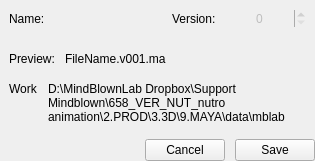
<?xml version="1.0" encoding="UTF-8"?>
<ui version="4.0">
 <class>main_container</class>
 <widget class="QWidget" name="main_container">
  <property name="geometry">
   <rect>
    <x>0</x>
    <y>0</y>
    <width>315</width>
    <height>158</height>
   </rect>
  </property>
  <property name="windowTitle">
   <string>MBLab Manager</string>
  </property>
  <layout class="QVBoxLayout" name="main_container_layout">
   <property name="spacing">
    <number>5</number>
   </property>
   <property name="leftMargin">
    <number>0</number>
   </property>
   <property name="topMargin">
    <number>0</number>
   </property>
   <property name="rightMargin">
    <number>0</number>
   </property>
   <property name="bottomMargin">
    <number>0</number>
   </property>
   <item>
    <widget class="QWidget" name="name_widget" native="true">
     <property name="sizePolicy">
      <sizepolicy hsizetype="Preferred" vsizetype="Fixed">
       <horstretch>0</horstretch>
       <verstretch>0</verstretch>
      </sizepolicy>
     </property>
     <layout class="QHBoxLayout" name="horizontalLayout">
      <property name="spacing">
       <number>10</number>
      </property>
      <item>
       <widget class="QLabel" name="label">
        <property name="text">
         <string>Name:</string>
        </property>
       </widget>
      </item>
      <item>
       <widget class="QLineEdit" name="asset_name">
        <property name="enabled">
         <bool>false</bool>
        </property>
        <property name="sizePolicy">
         <sizepolicy hsizetype="Expanding" vsizetype="Fixed">
          <horstretch>0</horstretch>
          <verstretch>0</verstretch>
         </sizepolicy>
        </property>
        <property name="frame">
         <bool>false</bool>
        </property>
       </widget>
      </item>
      <item>
       <widget class="QLabel" name="label_2">
        <property name="sizePolicy">
         <sizepolicy hsizetype="Preferred" vsizetype="Fixed">
          <horstretch>0</horstretch>
          <verstretch>0</verstretch>
         </sizepolicy>
        </property>
        <property name="text">
         <string>Version:</string>
        </property>
       </widget>
      </item>
      <item>
       <widget class="QSpinBox" name="asset_version">
        <property name="enabled">
         <bool>false</bool>
        </property>
        <property name="sizePolicy">
         <sizepolicy hsizetype="Fixed" vsizetype="Fixed">
          <horstretch>0</horstretch>
          <verstretch>0</verstretch>
         </sizepolicy>
        </property>
        <property name="minimumSize">
         <size>
          <width>80</width>
          <height>0</height>
         </size>
        </property>
        <property name="frame">
         <bool>false</bool>
        </property>
        <property name="alignment">
         <set>Qt::AlignCenter</set>
        </property>
       </widget>
      </item>
     </layout>
    </widget>
   </item>
   <item>
    <widget class="QWidget" name="preview_widget" native="true">
     <property name="sizePolicy">
      <sizepolicy hsizetype="Preferred" vsizetype="Fixed">
       <horstretch>0</horstretch>
       <verstretch>0</verstretch>
      </sizepolicy>
     </property>
     <layout class="QHBoxLayout" name="horizontalLayout_3">
      <property name="spacing">
       <number>10</number>
      </property>
      <property name="bottomMargin">
       <number>1</number>
      </property>
      <item>
       <widget class="QLabel" name="label_3">
        <property name="sizePolicy">
         <sizepolicy hsizetype="Preferred" vsizetype="Fixed">
          <horstretch>0</horstretch>
          <verstretch>0</verstretch>
         </sizepolicy>
        </property>
        <property name="text">
         <string>Preview:</string>
        </property>
       </widget>
      </item>
      <item>
       <widget class="QLabel" name="asset_preview">
        <property name="sizePolicy">
         <sizepolicy hsizetype="Expanding" vsizetype="Fixed">
          <horstretch>0</horstretch>
          <verstretch>0</verstretch>
         </sizepolicy>
        </property>
        <property name="text">
         <string>FileName.v001.ma</string>
        </property>
       </widget>
      </item>
     </layout>
    </widget>
   </item>
   <item>
    <widget class="QWidget" name="work_widget" native="true">
     <property name="sizePolicy">
      <sizepolicy hsizetype="Preferred" vsizetype="Fixed">
       <horstretch>0</horstretch>
       <verstretch>0</verstretch>
      </sizepolicy>
     </property>
     <layout class="QHBoxLayout" name="horizontalLayout_4">
      <property name="spacing">
       <number>10</number>
      </property>
      <property name="topMargin">
       <number>10</number>
      </property>
      <property name="rightMargin">
       <number>1</number>
      </property>
      <property name="bottomMargin">
       <number>10</number>
      </property>
      <item>
       <widget class="QLabel" name="label_4">
        <property name="text">
         <string>Work</string>
        </property>
        <property name="alignment">
         <set>Qt::AlignLeading|Qt::AlignLeft|Qt::AlignTop</set>
        </property>
       </widget>
      </item>
      <item>
       <widget class="QLabel" name="asset_work">
        <property name="sizePolicy">
         <sizepolicy hsizetype="Expanding" vsizetype="Preferred">
          <horstretch>0</horstretch>
          <verstretch>0</verstretch>
         </sizepolicy>
        </property>
        <property name="text">
         <string>&lt;html&gt;&lt;head/&gt;&lt;body&gt;&lt;p&gt;D:\MindBlownLab Dropbox\Support Mindblown\658_VER_NUT_nutro animation\2.PROD\3.3D\9.MAYA\data\mblab&lt;/p&gt;&lt;/body&gt;&lt;/html&gt;</string>
        </property>
        <property name="alignment">
         <set>Qt::AlignLeading|Qt::AlignLeft|Qt::AlignTop</set>
        </property>
        <property name="wordWrap">
         <bool>true</bool>
        </property>
       </widget>
      </item>
     </layout>
    </widget>
   </item>
   <item>
    <widget class="QWidget" name="footer_button_widget" native="true">
     <property name="sizePolicy">
      <sizepolicy hsizetype="Preferred" vsizetype="Fixed">
       <horstretch>0</horstretch>
       <verstretch>0</verstretch>
      </sizepolicy>
     </property>
     <layout class="QHBoxLayout" name="footer_button_layout">
      <property name="spacing">
       <number>10</number>
      </property>
      <property name="leftMargin">
       <number>0</number>
      </property>
      <property name="topMargin">
       <number>0</number>
      </property>
      <property name="rightMargin">
       <number>0</number>
      </property>
      <property name="bottomMargin">
       <number>0</number>
      </property>
      <item>
       <spacer name="horizontalSpacer">
        <property name="orientation">
         <enum>Qt::Horizontal</enum>
        </property>
        <property name="sizeHint" stdset="0">
         <size>
          <width>40</width>
          <height>20</height>
         </size>
        </property>
       </spacer>
      </item>
      <item>
       <widget class="QPushButton" name="button_cancel">
        <property name="minimumSize">
         <size>
          <width>80</width>
          <height>0</height>
         </size>
        </property>
        <property name="maximumSize">
         <size>
          <width>16777215</width>
          <height>16777215</height>
         </size>
        </property>
        <property name="cursor">
         <cursorShape>PointingHandCursor</cursorShape>
        </property>
        <property name="text">
         <string>Cancel</string>
        </property>
       </widget>
      </item>
      <item>
       <widget class="QPushButton" name="button_save">
        <property name="minimumSize">
         <size>
          <width>80</width>
          <height>0</height>
         </size>
        </property>
        <property name="cursor">
         <cursorShape>PointingHandCursor</cursorShape>
        </property>
        <property name="text">
         <string>Save</string>
        </property>
       </widget>
      </item>
     </layout>
    </widget>
   </item>
  </layout>
 </widget>
 <resources>
  <include location="../resources/resources.qrc"/>
 </resources>
 <connections/>
</ui>
